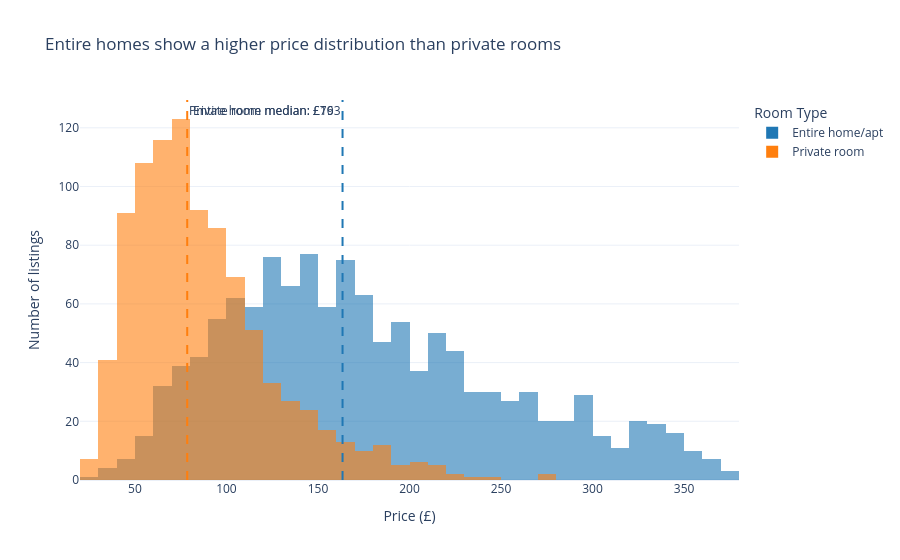

The notebook cell saved with this chart:
### Markdown cell above
## Task 1 — Histogram: price by room type (overlapping distributions)

**What to build:** A histogram showing price distributions for **Entire home/apt vs Private room** (exclude Shared room — too few observations) overlaid on the same chart.

**Requirements:**
- Both room types on the same chart (use `color='room_type'`)
- `barmode='overlay'` with `opacity=0.6` so both distributions are visible
- A vertical line for the median of EACH room type, differently coloured
- Insight title comparing the two distributions

### Code cell
# Task 1
# Exclude Shared rooms
hist_df = df_cap[
    df_cap['room_type'].isin(['Entire home/apt', 'Private room'])
].copy()

# Calculate median prices for each room type
medians = hist_df.groupby('room_type')['price'].median()

print("Median prices:")
print(medians)

import plotly.express as px

fig = px.histogram(
    hist_df,
    x='price',
    color='room_type',
    barmode='overlay',
    opacity=0.6,
    nbins=50,
    title='Entire homes show a higher price distribution than private rooms',
    labels={
        'price': 'Price (£)',
        'count': 'Number of listings',
        'room_type': 'Room Type'
    },
    color_discrete_map={
        'Entire home/apt': '#1f77b4',
        'Private room': '#ff7f0e'
    }
)

# Median reference lines
fig.add_vline(
    x=medians['Entire home/apt'],
    line_dash='dash',
    line_color='#1f77b4',
    annotation_text=f"Entire home median: £{medians['Entire home/apt']:.0f}",
    annotation_position='top left'
)

fig.add_vline(
    x=medians['Private room'],
    line_dash='dash',
    line_color='#ff7f0e',
    annotation_text=f"Private room median: £{medians['Private room']:.0f}",
    annotation_position='top right'
)

fig.update_layout(
    xaxis_title='Price (£)',
    yaxis_title='Number of listings',
    legend_title='Room Type',
    template='plotly_white'
)

fig.show()
print(f"Note: Prices above £{p95:.0f} (95th percentile) were excluded to reduce the influence of extreme outliers.")

### Figure 1 — Plotly figure (JSON) as saved in the notebook; plotly's stock layout.template omitted (floating-point values rounded to 4 significant figures; data arrays with more than 128 entries replaced by an {"elided": "..."} marker saying what was removed)
{"data": [{"bingroup": "x", "hovertemplate": "Room Type=Entire home/apt<br>Price (£)=%{x}<br>count=%{y}<extra></extra>", "legendgroup": "Entire home/apt", "marker": {"color": "#1f77b4", "opacity": 0.6, "pattern": {"shape": ""}}, "name": "Entire home/apt", "nbinsx": 50, "orientation": "v", "showlegend": true, "type": "histogram", "x": {"elided": "1251 float values"}, "xaxis": "x", "yaxis": "y"}, {"bingroup": "x", "hovertemplate": "Room Type=Private room<br>Price (£)=%{x}<br>count=%{y}<extra></extra>", "legendgroup": "Private room", "marker": {"color": "#ff7f0e", "opacity": 0.6, "pattern": {"shape": ""}}, "name": "Private room", "nbinsx": 50, "orientation": "v", "showlegend": true, "type": "histogram", "x": {"elided": "942 float values"}, "xaxis": "x", "yaxis": "y"}], "layout": {"annotations": [{"showarrow": false, "text": "Entire home median: £163", "x": 163.4, "xanchor": "right", "xref": "x", "y": 1, "yanchor": "top", "yref": "y domain"}, {"showarrow": false, "text": "Private room median: £79", "x": 78.57, "xanchor": "left", "xref": "x", "y": 1, "yanchor": "top", "yref": "y domain"}], "barmode": "overlay", "legend": {"title": {"text": "Room Type"}, "tracegroupgap": 0}, "shapes": [{"line": {"color": "#1f77b4", "dash": "dash"}, "type": "line", "x0": 163.4, "x1": 163.4, "xref": "x", "y0": 0, "y1": 1, "yref": "y domain"}, {"line": {"color": "#ff7f0e", "dash": "dash"}, "type": "line", "x0": 78.57, "x1": 78.57, "xref": "x", "y0": 0, "y1": 1, "yref": "y domain"}], "title": {"text": "Entire homes show a higher price distribution than private rooms"}, "xaxis": {"anchor": "y", "domain": [0, 1], "title": {"text": "Price (£)"}}, "yaxis": {"anchor": "x", "domain": [0, 1], "title": {"text": "Number of listings"}}}}
